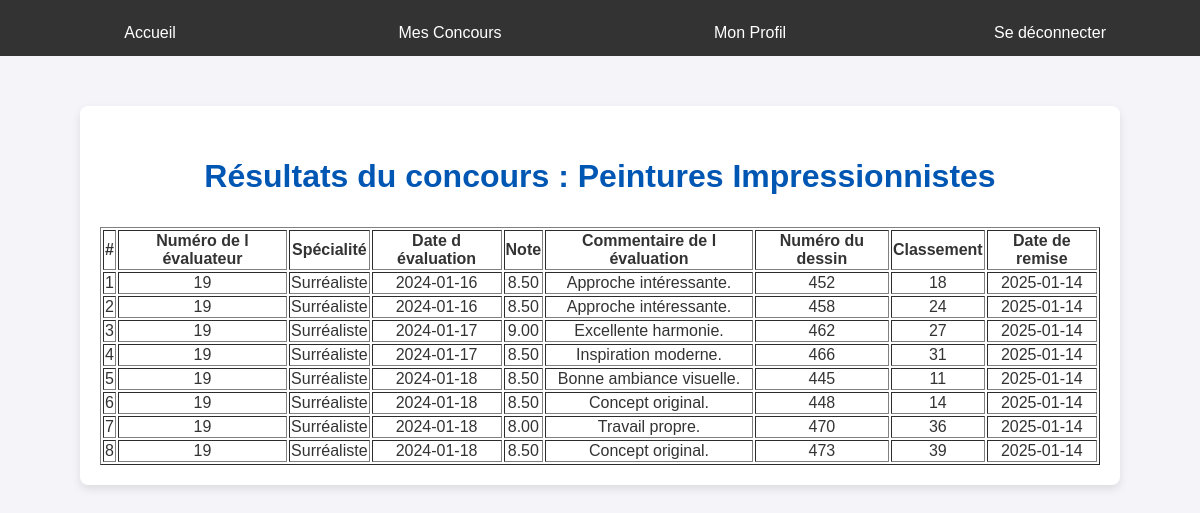
The page /devTest/indexEvaluateur.php (signed in) on the database its author committed.
### tables this page shows
CREATE TABLE Concours (
    numConcours INT AUTO_INCREMENT PRIMARY KEY,
    theme VARCHAR(100) NOT NULL,
    dateDebut DATE NOT NULL,
    dateFin DATE NOT NULL,
    etat VARCHAR(50),
    descriptif VARCHAR(1000),
    numPresident INT NOT NULL,
    FOREIGN KEY (numPresident) REFERENCES President(numPresident) ON DELETE CASCADE,
    CHECK (DATEDIFF(dateFin, dateDebut) >= 1)  
);

CREATE TABLE Evaluation (
    dateEvaluation DATE NOT NULL,
    note DECIMAL(5, 2) NOT NULL,
    commentaire TEXT,
    numDessin INT NOT NULL,
    numEvaluateur INT NOT NULL,
    PRIMARY KEY (dateEvaluation, numDessin, numEvaluateur),
    FOREIGN KEY (numDessin) REFERENCES Dessin(numDessin) ON DELETE CASCADE,
    FOREIGN KEY (numEvaluateur) REFERENCES Evaluateur(numEvaluateur) ON DELETE CASCADE
);

CREATE TABLE Evaluateur (
    numEvaluateur INT PRIMARY KEY,
    specialite VARCHAR(100),
    FOREIGN KEY (numEvaluateur) REFERENCES Utilisateur(numUtilisateur) ON DELETE CASCADE
);

CREATE TABLE Dessin (
    numDessin INT PRIMARY KEY,
    commentaire TEXT,
    classement INT,
    dateRemise DATE NOT NULL,
    leDessin BLOB,
    numConcours INT NOT NULL,
    numCompetiteur INT NOT NULL,
    FOREIGN KEY (numConcours) REFERENCES Concours(numConcours) ON DELETE CASCADE,
    FOREIGN KEY (numCompetiteur) REFERENCES Competiteur(numCompetiteur) ON DELETE CASCADE
);

### devTest/functions.php (called while the page is built, shortened)
<?php
function requeteSQL($id_user, $connexion, $sql, $fetchAll) {
    try {
        $stmt = $connexion->prepare($sql);
        $stmt->bindParam(':id_user', $id_user);
        $stmt->execute();
        if ($fetchAll) {
            $result = $stmt->fetchAll(PDO::FETCH_ASSOC);
        } else {
            $result = $stmt->fetch(PDO::FETCH_ASSOC);
        }
    } catch (PDOException $e) {
        die("Erreur lors de la connexion : " . $e->getMessage());
    }
    return $result;
}
?>

### devTest/indexEvaluateur.php (the view, shortened to what this page needs)
<?php
require("connect.php");
require('functions.php');
if (!isset($_SESSION['username'])) {
    header("Location: login.php");
    exit();
} else {
    $sql = "SELECT
                e.numEvaluateur,
                e.specialite,
                ev.dateEvaluation,
                ev.note,
                ev.commentaire AS evaluation_commentaire,
                d.numDessin,
                d.classement,
                d.dateRemise,
                c.theme AS concours_theme,
                c.dateDebut AS concours_date_debut,
                c.dateFin AS concours_date_fin
            FROM
                Evaluation ev
            JOIN
                Dessin d ON ev.numDessin = d.numDessin
            JOIN
                Concours c ON d.numConcours = c.numConcours
            JOIN
                Evaluateur e ON ev.numEvaluateur = e.numEvaluateur
            WHERE
                ev.numEvaluateur = :id_user
                AND c.etat = 'En Cours';";
    $results = requeteSQL($_SESSION['id_user'], $connexion, $sql, true);
}
?>
<!DOCTYPE html>
<html lang="fr">
<head>
    <link rel="stylesheet" href="style.css">
</head>
<body>
    <div class="menu">
        <a href="index.php">Accueil</a>
        <a href="concoursUser.php">Mes Concours</a>
        <a href="profile.php">Mon Profil</a>
        <a href="logout.php">Se déconnecter</a>
    </div>
    <div class="container center">
        <?php if (empty($results)): ?>
            <h1><?php echo '<p>Vous n\'avez pas d\'évaluations pour le concours en cours</p>'; ?></h1>
        <?php else: ?>
            <h1><?php echo '<p>Résultats du concours : ' . htmlspecialchars($results[0]['concours_theme']) . '</p>'; ?></h1>
            <table border="1" class="table table-bordered">
                <thead>
                    <tr>
                        <th>#</th>
                        <th>Numéro de l évaluateur</th>
                        <th>Spécialité</th>
                        <th>Date d évaluation</th>
                        <th>Note</th>
                        <th>Commentaire de l évaluation</th>
                        <th>Numéro du dessin</th>
                        <th>Classement</th>
                        <th>Date de remise</th>
                    </tr>
                </thead>
                <tbody>
                    <?php foreach ($results as $index => $row): ?>
                        <tr>
                            <td><?php echo $index + 1; ?></td>
                            <td><?php echo htmlspecialchars($row['numEvaluateur']); ?></td>
                            <td><?php echo htmlspecialchars($row['specialite']); ?></td>
                            <td><?php echo htmlspecialchars($row['dateEvaluation']); ?></td>
                            <td><?php echo htmlspecialchars($row['note']); ?></td>
                            <td><?php echo htmlspecialchars($row['evaluation_commentaire']); ?></td>
                            <td><?php echo htmlspecialchars($row['numDessin']); ?></td>
                            <td><?php echo htmlspecialchars($row['classement']); ?></td>
                            <td><?php echo htmlspecialchars($row['dateRemise']); ?></td>
                        </tr>
                    <?php endforeach; ?>
                </tbody>
            </table>
        <?php endif; ?>
    </div>
</body>
</html>

### devTest/style.css (style rules this page uses)
body { font-family: Arial, sans-serif; background-color: #f4f4f9; margin: 0; padding: 0; color: #333; position: relative; }
.container { max-width: 1000px; margin: 50px auto; padding: 20px; background: #ffffff; box-shadow: 0 4px 8px rgba(0, 0, 0, 0.1); border-radius: 8px; position: relative; }
.container.center { max-width: 1000px; margin: 50px auto; padding: 20px; background: #ffffff; box-shadow: 0 4px 8px rgba(0, 0, 0, 0.1); border-radius: 8px; position: relative; text-align: center; }
h1, h2 { text-align: center; color: #0056b3; margin-top: 10px; margin-bottom: 10px; position: relative; }
.menu { background-color: #333; overflow: hidden; display: flex; justify-content: center; margin-bottom: 20px; position: relative; }
.menu a { padding: 14px 20px; text-decoration: none; color: white; text-align: center; flex: 1; position: relative; }
a { text-decoration: none; color: #0056b3; display: inline-block; margin-top: 10px; transition: color 0.3s ease; position: relative; }

### rows shown on the page
concours: theme "Peintures Impressionnistes"
evaluation: numEvaluateur.numEvaluateur "19", numEvaluateur.specialite "Surréaliste", dateEvaluation "2024-01-16", note "8.50", commentaire "Approche intéressante.", numDessin.numDessin "452", numDessin.classement "18", numDessin.dateRemise "2025-01-14"
evaluation: numEvaluateur.numEvaluateur "19", numEvaluateur.specialite "Surréaliste", dateEvaluation "2024-01-16", note "8.50", commentaire "Approche intéressante.", numDessin.numDessin "458", numDessin.classement "24", numDessin.dateRemise "2025-01-14"
evaluation: numEvaluateur.numEvaluateur "19", numEvaluateur.specialite "Surréaliste", dateEvaluation "2024-01-17", note "9.00", commentaire "Excellente harmonie.", numDessin.numDessin "462", numDessin.classement "27", numDessin.dateRemise "2025-01-14"
evaluation: numEvaluateur.numEvaluateur "19", numEvaluateur.specialite "Surréaliste", dateEvaluation "2024-01-17", note "8.50", commentaire "Inspiration moderne.", numDessin.numDessin "466", numDessin.classement "31", numDessin.dateRemise "2025-01-14"
evaluation: numEvaluateur.numEvaluateur "19", numEvaluateur.specialite "Surréaliste", dateEvaluation "2024-01-18", note "8.50", commentaire "Bonne ambiance visuelle.", numDessin.numDessin "445", numDessin.classement "11", numDessin.dateRemise "2025-01-14"
evaluation: numEvaluateur.numEvaluateur "19", numEvaluateur.specialite "Surréaliste", dateEvaluation "2024-01-18", note "8.50", commentaire "Concept original.", numDessin.numDessin "448", numDessin.classement "14", numDessin.dateRemise "2025-01-14"
evaluation: numEvaluateur.numEvaluateur "19", numEvaluateur.specialite "Surréaliste", dateEvaluation "2024-01-18", note "8.00", commentaire "Travail propre.", numDessin.numDessin "470", numDessin.classement "36", numDessin.dateRemise "2025-01-14"
evaluation: numEvaluateur.numEvaluateur "19", numEvaluateur.specialite "Surréaliste", dateEvaluation "2024-01-18", note "8.50", commentaire "Concept original.", numDessin.numDessin "473", numDessin.classement "39", numDessin.dateRemise "2025-01-14"
